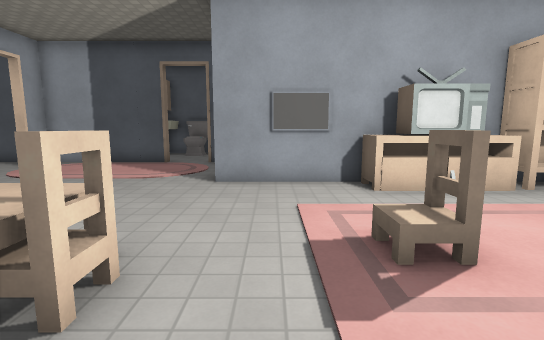
view 1 (above)

20 first-person views from a walk through a 3-D level made in the Godot game engine. The camera is 1.4 m above the floor, tilts 8° down and sees 85° across. Doors that lead somewhere are drawn open, without their leaves. The floor is counted in squares, 1 m on a side. Each view is taken from the middle of a square. On the plan, view 1 faces up. The plan holds only what a view shows up to about 14 squares ahead; the rest is blank. Surface patterns are stand-ins for the level's own textures.

view 2
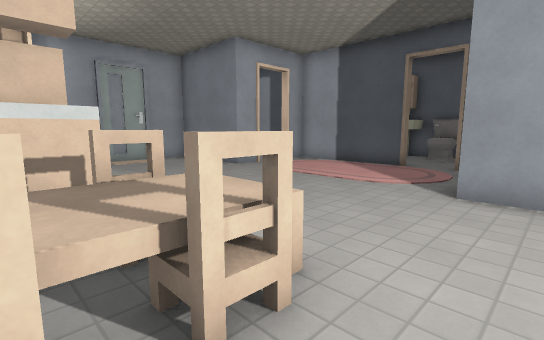

view 3
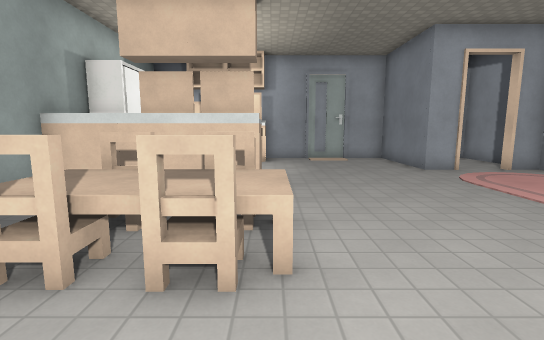

view 4
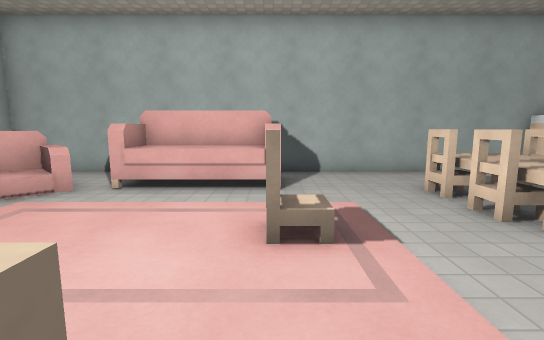

view 5
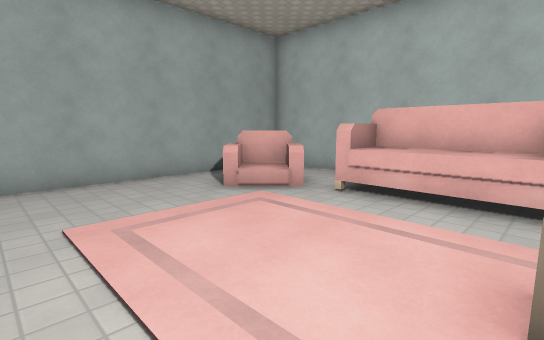

view 6
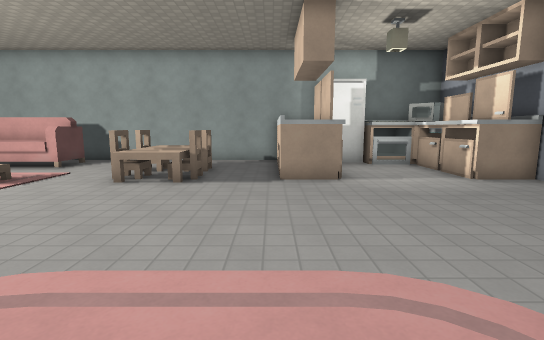

view 7
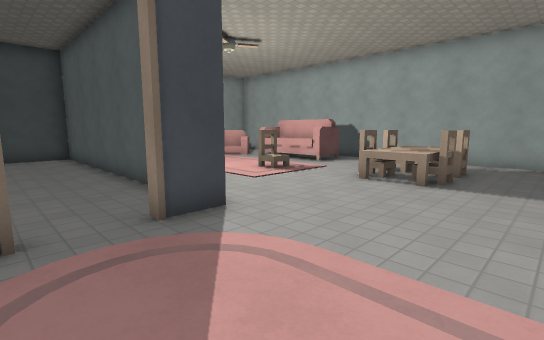

view 8
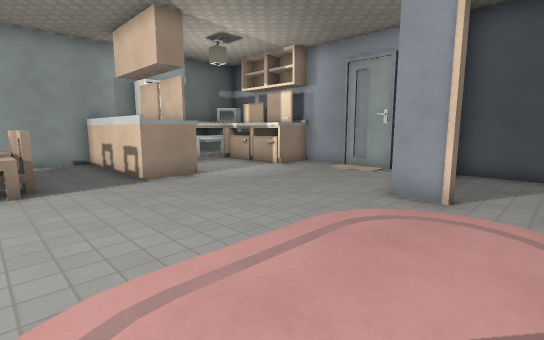

view 9
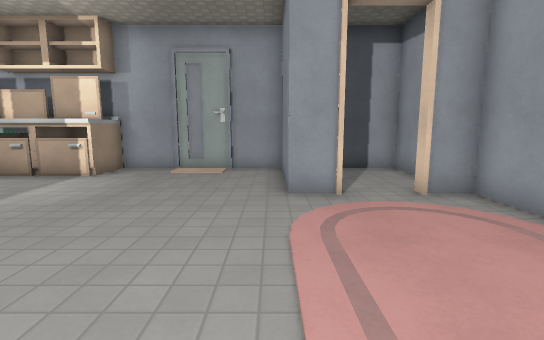

view 10
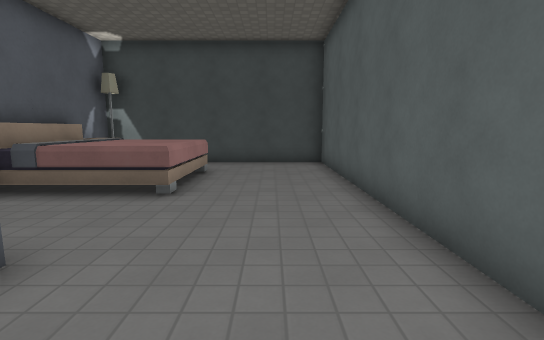

view 11
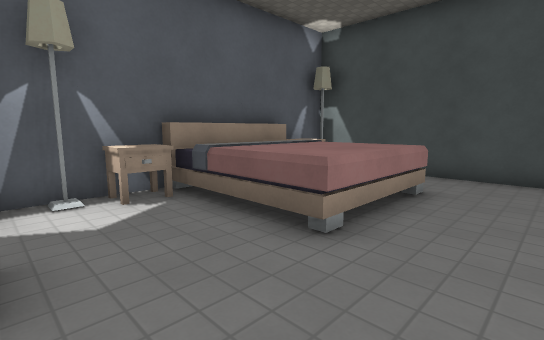

view 12
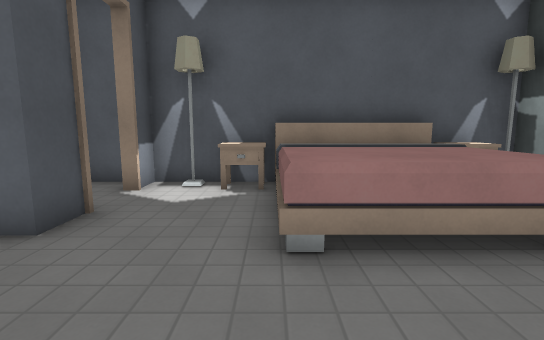

view 13
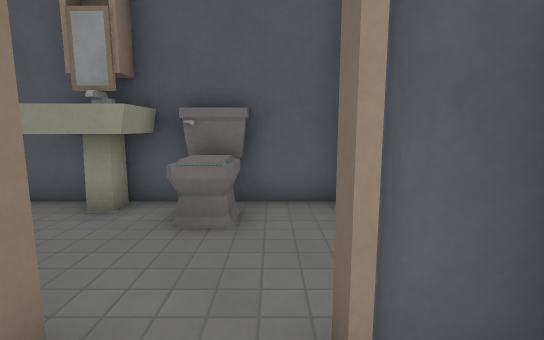

view 14
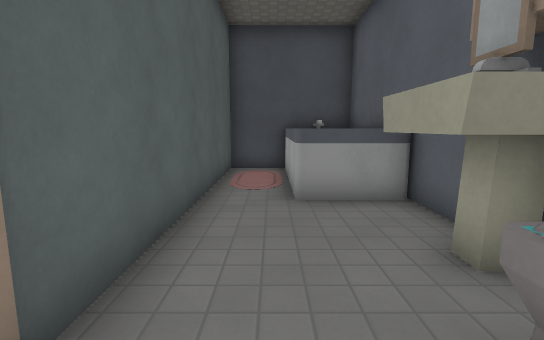

view 15
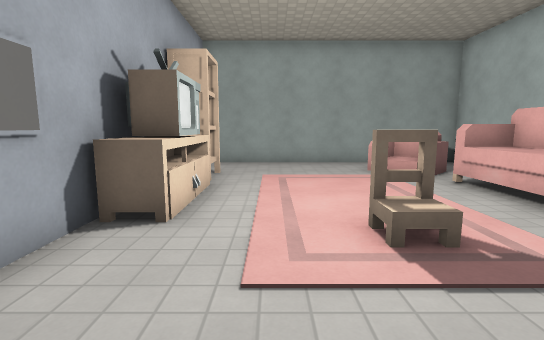

view 16
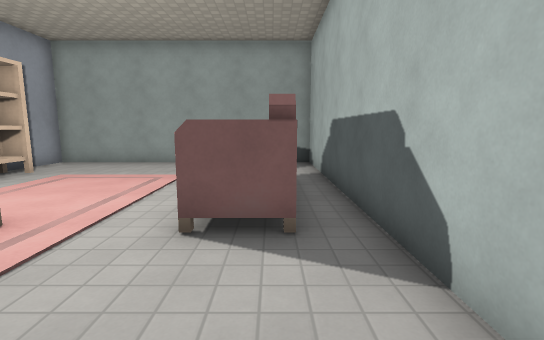

view 17
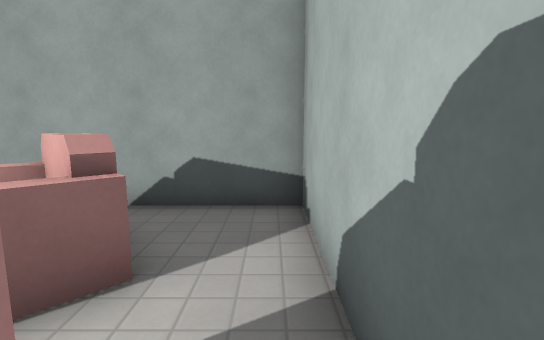

view 18
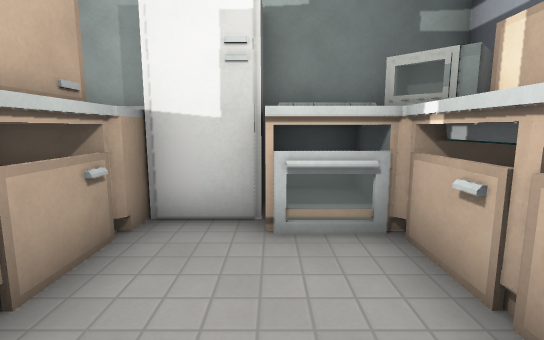

view 19
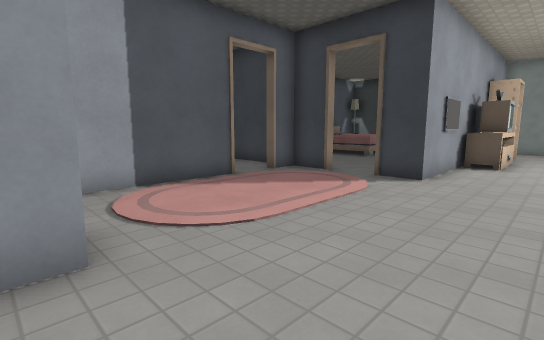

view 20
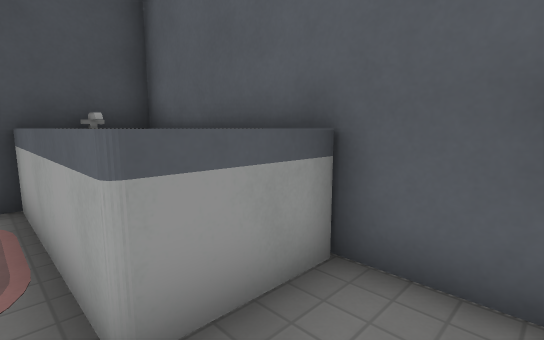

### Floor plan
Key: @ floor where view 1 was taken; # wall or solid block; x gap in a wall; . floor; D door; = window, fence, low wall or low ledge; ^ raised ledge; A antenna; B bookshelf; C chair; S sink; T toilet; I cabinet; F sofa; M microwave; E stove; G bed; L lamp; O other object.
Columns run from 14 left of view 1 to 11 right of it. Each row starts with its distance up from view 1.
 17 #########################
 16 #^   =.SSTT..#.#LO#GGGGOL
 15 #^^^^^....T..#.D..^GG^^  #
 14 #............#.x..^^^^^  #
 13 ##########DD####..^^^^^ .#
 12 #....#....DD.#.....^^^...#
 11 #...DD.......#...........#
 10 #...DD.......D...........#
  9 ######.......D...........#
  8 #............#############
  7 #................DADBB...#
  6 DD.......................#
  5 DD.......................#
  4 #........................#
  3 #..........^C...C........#
  2  II...III.C^C.........C..#
  1  IS...III.C^C........OCC.#
  0  IS...III..^C.@.FFFF.CC..#
 -1  #MEED###.......FFFF.....#
 -2  ##EED###................#
 -3     ##  ##################

Positions as (right, up) in squares from view 1, and headings:
1: (0, 0), facing up
2: (0, 1), facing up-left
3: (1, 3), facing left
4: (2, 7), facing down
5: (2, 6), facing down-right
6: (-6, 11), facing down
7: (-6, 11), facing down-right
8: (-3, 11), facing down-left
9: (-3, 8), facing left
10: (-2, 10), facing right
11: (1, 10), facing up-right
12: (4, 9), facing up
13: (-3, 11), facing up
14: (-3, 14), facing left
15: (-2, 5), facing right
16: (-2, -1), facing right
17: (5, -2), facing right
18: (-10, 3), facing down
19: (-10, 5), facing up-right
20: (-7, 14), facing up-left
